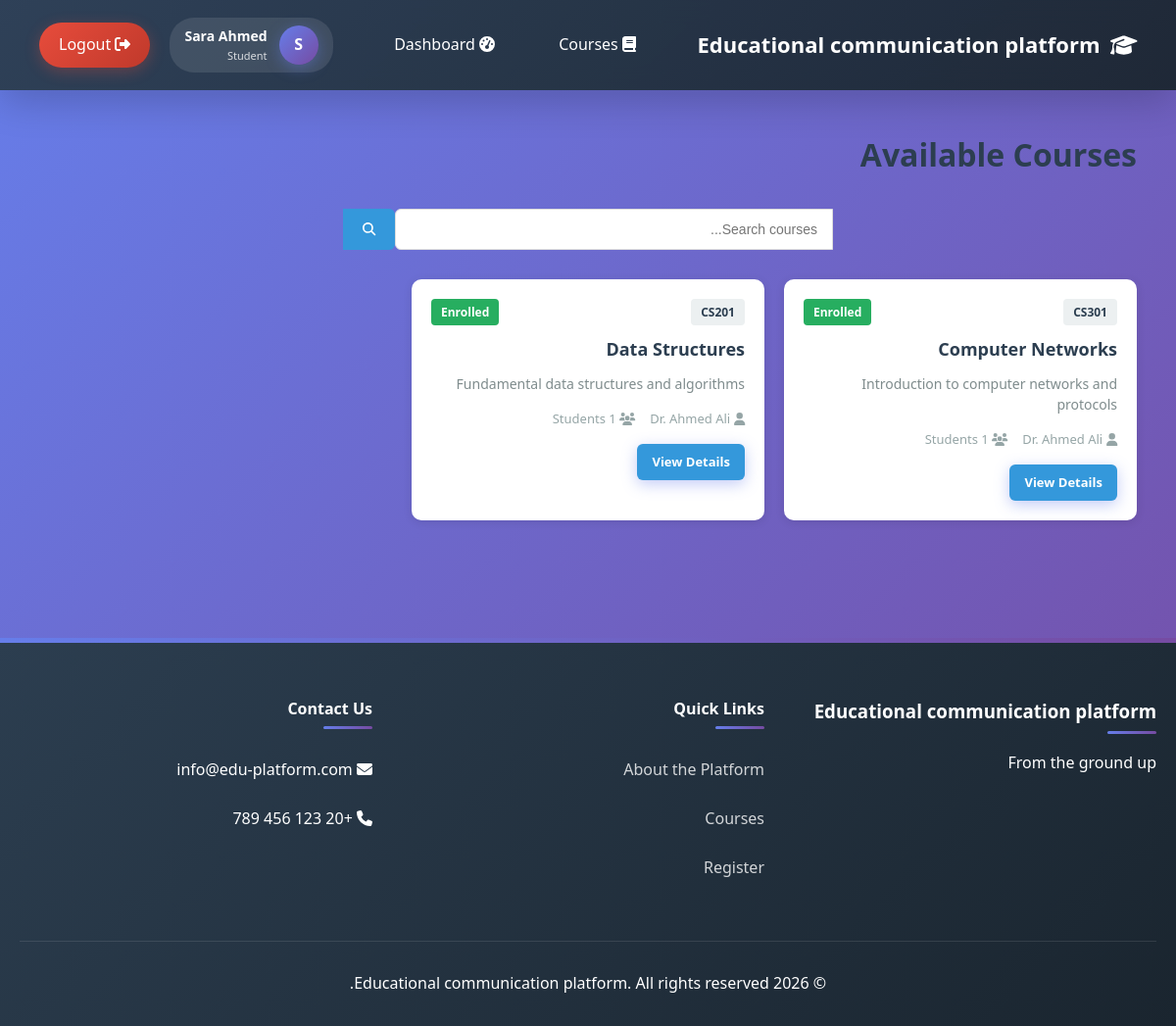
Screenshot of /courses/list.php (signed in) with the database file from the repository.
### tables this page shows
CREATE TABLE courses (
    id INT PRIMARY KEY AUTO_INCREMENT,
    course_name VARCHAR(200) NOT NULL,
    course_code VARCHAR(20) UNIQUE NOT NULL,
    professor_id INT NOT NULL,
    description TEXT,
    created_at TIMESTAMP DEFAULT CURRENT_TIMESTAMP,
    FOREIGN KEY (professor_id) REFERENCES users(id) ON DELETE CASCADE
);

CREATE TABLE users (
    id INT PRIMARY KEY AUTO_INCREMENT,
    username VARCHAR(50) UNIQUE NOT NULL,
    email VARCHAR(100) UNIQUE NOT NULL,
    password VARCHAR(255) NOT NULL,
    full_name VARCHAR(100) NOT NULL,
    user_type ENUM('professor', 'student') NOT NULL,
    created_at TIMESTAMP DEFAULT CURRENT_TIMESTAMP
);

### includes/course_functions.php (called while the page is built, shortened)
<?php
function getCourses($professorId = null, $search = '', $limit = 20, $offset = 0) {
    $pdo = getDB();
    $sql = "SELECT c.*, u.full_name as professor_name
            FROM courses c
            LEFT JOIN users u ON c.professor_id = u.id
            WHERE 1=1";
    $params = [];
    $sql .= " ORDER BY c.created_at DESC LIMIT ? OFFSET ?";
    $params[] = $limit;
    $params[] = $offset;
    $stmt = $pdo->prepare($sql);
    $stmt->execute($params);
    return $stmt->fetchAll();
}
function isStudentEnrolled($courseId, $studentId) {
    $pdo = getDB();
    $stmt = $pdo->prepare("
        SELECT id FROM course_enrollments
        WHERE course_id = ? AND student_id = ? AND status = 'active'
    ");
    $stmt->execute([$courseId, $studentId]);
    return (bool) $stmt->fetch();
}
function getCourseStudentCount($courseId) {
    $pdo = getDB();
    $stmt = $pdo->prepare("
        SELECT COUNT(*) as count
        FROM course_enrollments
        WHERE course_id = ? AND status = 'active'
    ");
    $stmt->execute([$courseId]);
    $result = $stmt->fetch();
    return $result['count'];
}

### courses/list.php (the view, shortened to what this page needs)
<?php
require_once __DIR__ . '/../includes/course_functions.php';
require_once __DIR__ . '/../includes/header.php';
$search = trim($_GET['search'] ?? '');
$userType = $_SESSION['user_type'] ?? '';
$userId = $_SESSION['user_id'];
if ($userType === 'professor') {
    $courses = getCourses($userId, $search);
} elseif ($userType === 'student') {
    $courses = getCourses(null, $search);
} else {
    $courses = getCourses(null, $search);
}
?>
<div class="container">
    <div class="courses-list">
        <div class="page-header">
            <h1>
                <?php echo $userType === 'professor' ? 'My Courses' : 'Available Courses'; ?>
            </h1>
        </div>
        <form method="GET" action="" class="search-form">
            <div class="search-box">
                <input type="text"
                       name="search"
                       value="<?php echo htmlspecialchars($search); ?>"
                       placeholder="Search courses...">
                <button type="submit" class="btn-search">
                    <i class="fas fa-search"></i>
                </button>
            </div>
        </form>
        <?php if (empty($courses)): ?>
            <div class="empty-state">
                <i class="fas fa-book-open"></i>
                <p>No courses found <?php echo $search ? 'matching your search' : 'available at the moment'; ?></p>
                <?php if ($userType === 'professor' && !$search): ?>
                    <a href="create.php" class="btn btn-primary">Create First Course</a>
                <?php endif; ?>
            </div>
        <?php else: ?>
            <div class="courses-grid">
                <?php foreach ($courses as $course):
                    $studentCount = getCourseStudentCount($course['id']);
                    $isEnrolled = $userType === 'student' ? isStudentEnrolled($course['id'], $userId) : false;
                ?>
                    <div class="course-card">
                        <div class="course-header">
                            <span class="course-code"><?php echo htmlspecialchars($course['course_code']); ?></span>
                            <?php if ($isEnrolled): ?>
                                <span class="badge enrolled">Enrolled</span>
                            <?php endif; ?>
                        </div>
                        <h3><?php echo htmlspecialchars($course['course_name']); ?></h3>
                        <?php if ($course['description']): ?>
                            <p class="course-description">
                                <?php echo htmlspecialchars(mb_substr($course['description'], 0, 100)); ?>
                            </p>
                        <?php endif; ?>
                        <div class="course-meta">
                            <span><i class="fas fa-user"></i>
                                <?php echo htmlspecialchars($course['professor_name'] ?? 'Not specified'); ?>
                            </span>
                            <span><i class="fas fa-users"></i> <?php echo $studentCount; ?> Students</span>
                        </div>
                        <div class="course-actions">
                            <a href="view.php?id=<?php echo $course['id']; ?>" class="btn btn-sm btn-primary">
                                View Details
                            </a>
                        </div>
                    </div>
                <?php endforeach; ?>
            </div>
        <?php endif; ?>
    </div>
</div>
<?php require_once __DIR__ . '/../includes/footer.php'; ?>

### includes/header.php (shortened to what this page needs)
<!DOCTYPE html>
<html lang="ar" dir="rtl">
<head>
    <link rel="stylesheet" href="https://cdnjs.cloudflare.com/ajax/libs/font-awesome/6.4.0/css/all.min.css">
    <link rel="stylesheet" href="/css/style.css">
</head>
<body>
    <nav class="navbar">
        <a href="/index.php" class="navbar-brand">
            <i class="fas fa-graduation-cap"></i> Educational communication platform
        </a>
        <div class="navbar-menu">
            <a href="/courses/list.php">
                <i class="fas fa-book"></i> Courses
            </a>
            <?php if (isset($_SESSION['user_id'])): ?>
                <?php if ($_SESSION['user_type'] === 'professor'): ?>
                    <a href="/admin/dashboard.php">
                        <i class="fas fa-tachometer-alt"></i> Dashboard
                    </a>
                <?php else: ?>
                    <a href="/student/dashboard.php">
                        <i class="fas fa-tachometer-alt"></i> Dashboard
                    </a>
                <?php endif; ?>
            <?php endif; ?>
        </div>
        <div class="navbar-user">
            <?php if (isset($_SESSION['user_id'])): ?>
                <div class="user-info">
                    <div class="user-avatar">
                        <?php echo mb_substr($_SESSION['full_name'] ?? 'M', 0, 1); ?>
                    </div>
                    <div>
                        <div class="user-name"><?php echo htmlspecialchars($_SESSION['full_name'] ?? 'User'); ?></div>
                        <div class="user-type">
                            <?php echo $_SESSION['user_type'] === 'professor' ? 'Professor' : 'Student'; ?>
                        </div>
                    </div>
                </div>
                <a href="/auth/logout.php" class="btn-logout">
                    <i class="fas fa-sign-out-alt"></i> Logout
                </a>
            <?php else: ?>
                <a href="/auth/login.php" style="color: white;">
                    <i class="fas fa-sign-in-alt"></i> Login
                </a>
            <?php endif; ?>
        </div>
    </nav>
    <main>

### includes/footer.php (shortened to what this page needs)
    </main>
    <footer class="footer">
        <div class="footer-content">
            <div class="footer-section">
                <h3>Educational communication platform</h3>
                <p>From the ground up</p>
            </div>
            <div class="footer-section">
                <h4>Quick Links</h4>
                <ul>
                    <li><a href="/pages/about.php">About the Platform</a></li>
                    <li><a href="/courses/list.php">Courses</a></li>
                    <li><a href="/auth/register.php">Register</a></li>
                </ul>
            </div>
            <div class="footer-section">
                <h4>Contact Us</h4>
                <ul>
                    <li><i class="fas fa-envelope"></i> info@edu-platform.com</li>
                    <li><i class="fas fa-phone"></i> +20 123 456 789</li>
                </ul>
            </div>
        </div>
        <div class="footer-bottom">
            <p>&copy; 2026 Educational communication platform. All rights reserved.</p>
        </div>
    </footer>
</body>
</html>

### css/style.css (style rules this page uses)
* { margin: 0; padding: 0; box-sizing: border-box; }
body { font-family: 'Segoe UI', Tahoma, Geneva, Verdana, sans-serif; background: linear-gradient(135deg, #667eea 0%, #764ba2 100%); background-attachment: fixed; background-size: cover; color: #2c3e50; line-height: 1.6; min-height: 100vh; }
.container { max-width: 1200px; margin: 0 auto; padding: 20px; animation: fadeIn 0.6s ease-out; }
.btn { padding: 12px 25px; border: none; border-radius: 50px; cursor: pointer; font-size: 14px; font-weight: 600; text-decoration: none; display: inline-block; transition: all 0.3s cubic-bezier(0.175, 0.885, 0.32, 1.275); position: relative; overflow: hidden; animation: fadeIn 0.6s ease-out; }
.btn::before { content: ''; position: absolute; top: 50%; left: 50%; width: 0; height: 0; border-radius: 50%; background: rgba(255, 255, 255, 0.3); transform: translate(-50%, -50%); transition: width 0.6s, height 0.6s; }
.btn-primary { background: linear-gradient(135deg, #667eea 0%, #764ba2 100%); color: white; box-shadow: 0 4px 15px rgba(102, 126, 234, 0.4); }
.btn-sm { padding: 8px 18px; font-size: 13px; }
.badge { padding: 6px 14px; border-radius: 20px; font-size: 12px; font-weight: 600; display: inline-block; transition: all 0.3s cubic-bezier(0.175, 0.885, 0.32, 1.275); animation: scaleIn 0.3s ease-out; }
.footer { background: linear-gradient(135deg, #2c3e50 0%, #1a252f 100%); color: white; padding: 60px 20px 30px; margin-top: 80px; position: relative; overflow: hidden; }
.footer::before { content: ''; position: absolute; top: 0; left: 0; right: 0; height: 5px; background: linear-gradient(90deg, #667eea 0%, #764ba2 50%, #667eea 100%); background-size: 200% 100%; animation: gradientMove 3s ease infinite; }
.footer-content { display: grid; grid-template-columns: repeat(auto-fit, minmax(250px, 1fr)); gap: 40px; max-width: 1200px; margin: 0 auto 50px; }
.footer-section { animation: fadeIn 0.8s ease-out; }
.footer-section h3, .footer-section h4 { margin-bottom: 25px; position: relative; display: inline-block; }
.footer-section h3::after, .footer-section h4::after { content: ''; position: absolute; bottom: -8px; right: 0; width: 50px; height: 3px; background: linear-gradient(90deg, #667eea 0%, #764ba2 100%); border-radius: 2px; transition: width 0.3s; }
.footer-section ul { list-style: none; padding: 0; }
.footer-section ul li { padding: 12px 0; transition: all 0.3s; }
.footer-section a { color: white; text-decoration: none; opacity: 0.8; transition: all 0.3s; display: inline-block; }
.footer-bottom { text-align: center; padding-top: 30px; border-top: 1px solid rgba(255, 255, 255, 0.1); animation: fadeIn 1s ease-out; }

### courses/list.php (style rules this page uses)
.courses-list { padding: 20px; max-width: 1200px; margin: 0 auto; }
.page-header { display: flex; justify-content: space-between; align-items: center; margin-bottom: 30px; }
.page-header h1 { color: #2c3e50; margin: 0; }
.search-form { margin-bottom: 30px; }
.search-box { display: flex; max-width: 500px; margin: 0 auto; }
.search-box input { flex: 1; padding: 12px 15px; border: 1px solid #ddd; border-radius: 6px 0 0 6px; font-size: 14px; }
.btn-search { padding: 12px 20px; background: #3498db; color: white; border: none; border-radius: 0 6px 6px 0; cursor: pointer; }
.courses-grid { display: grid; grid-template-columns: repeat(auto-fill, minmax(300px, 1fr)); gap: 20px; }
.course-card { background: white; border-radius: 10px; padding: 20px; box-shadow: 0 2px 10px rgba(0,0,0,0.1); transition: transform 0.3s, box-shadow 0.3s; }
.course-header { display: flex; justify-content: space-between; align-items: center; margin-bottom: 10px; }
.course-code { background: #ecf0f1; color: #2c3e50; padding: 4px 10px; border-radius: 4px; font-size: 12px; font-weight: 600; }
.badge { padding: 4px 10px; border-radius: 4px; font-size: 12px; font-weight: 600; }
.badge.enrolled { background: #27ae60; color: white; }
.course-card h3 { color: #2c3e50; margin: 10px 0; font-size: 18px; }
.course-description { color: #7f8c8d; font-size: 14px; margin-bottom: 15px; line-height: 1.5; }
.course-meta { display: flex; gap: 15px; margin-bottom: 15px; font-size: 13px; color: #95a5a6; }
.course-actions { display: flex; gap: 10px; flex-wrap: wrap; }
.btn { padding: 10px 20px; border: none; border-radius: 6px; cursor: pointer; font-size: 14px; font-weight: 600; text-decoration: none; display: inline-block; transition: all 0.3s; }
.btn-sm { padding: 8px 15px; font-size: 13px; }
.btn-primary { background: #3498db; color: white; }

### rows the page displays
courses: course_code "CS301", course_name "Computer Networks", description "Introduction to computer networks and protocols", professor.full_name "Dr. Ahmed Ali", id "1"
courses: course_code "CS201", course_name "Data Structures", description "Fundamental data structures and algorithms", professor.full_name "Dr. Ahmed Ali", studentCount "1"

### other values shown
mb_substr($_SESSION['full_name'] ?? 'M', 0, 1) "S"
$_SESSION['full_name'] "Sara Ahmed"
